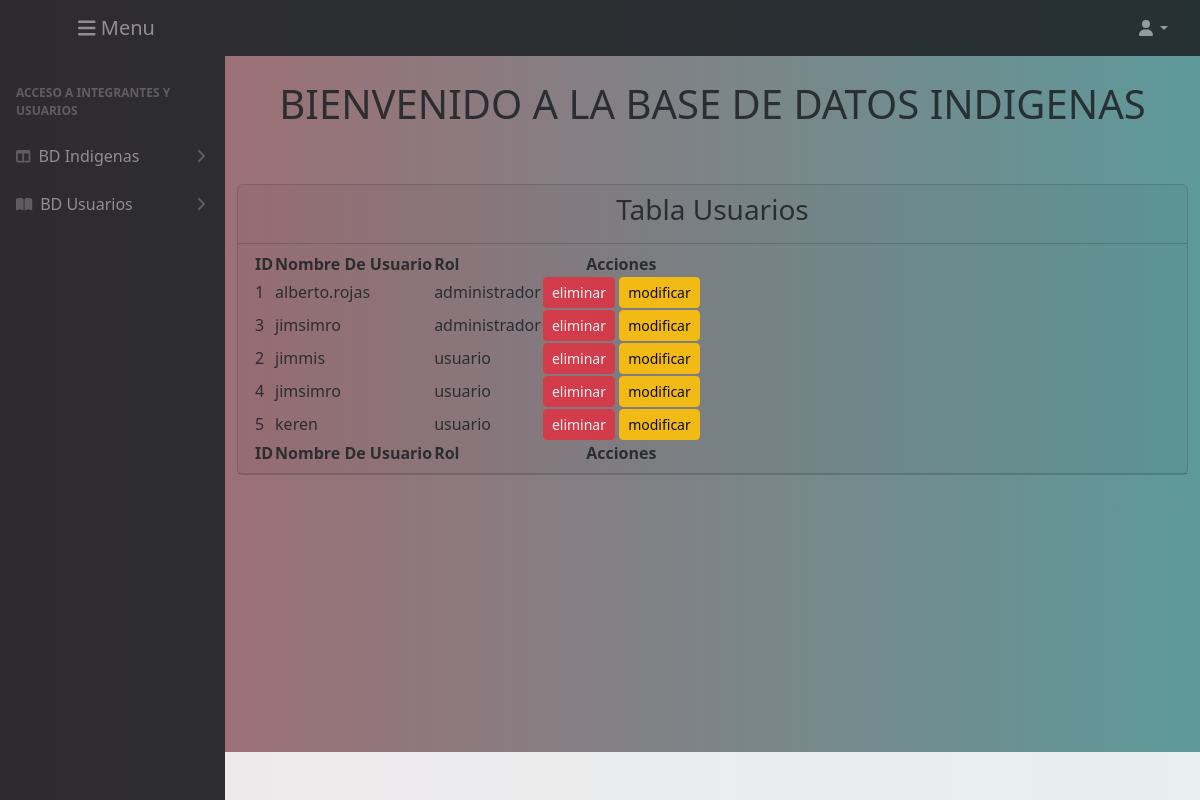
Screenshot of /vistas/ver_usuarios.php with the database file from the repository.
### tables this page shows
CREATE TABLE IF NOT EXISTS `user` (
  `ID` INT NOT NULL,
  `NOMBREUSU` VARCHAR(255) NULL,
  `CONTRASENIA` VARCHAR(255) NULL,
  `fk_rol` INT NOT NULL,
  `usercol` VARCHAR(45) NULL,
  PRIMARY KEY (`ID`),
  INDEX `fk_rol_idx` (`fk_rol` ASC) VISIBLE,
  CONSTRAINT `fk_rol`
    FOREIGN KEY (`fk_rol`)
    REFERENCES `rol` (`ID`)
    ON DELETE NO ACTION
    ON UPDATE NO ACTION);

CREATE TABLE IF NOT EXISTS `rol` (
  `ID` INT NOT NULL,
  `NOMBREROL` VARCHAR(255) NULL,
  `DESCRIPCION` VARCHAR(255) NULL,
  PRIMARY KEY (`ID`));

### control/usuariosControl.php (called while the page is built, shortened)
<?php
class   UsuariosControl
{
    public function __construct()
    {
        try {
            $this->cnx = BD::conectar();
        } catch (PDOException $e) {
            die($e->getMessage());
        }
    }
    public function buscarTodos()
    {
        try {
            $sql = "select user.*, rol.NOMBREROL AS NOMBRE_ROL FROM user JOIN rol ON user.fk_rol = rol.ID";
            $conexion = $this->cnx;
            $pre = $conexion->prepare($sql);
            $pre->execute();
            $usuarios = $pre->fetchAll(PDO::FETCH_OBJ);
        } catch (PDOException $e) {
            die($e->getMessage());
        }
        return $usuarios;
    }
}

### vistas/ver_usuarios.php (the view)
<?php
include '../componentes/head.php';
include '../componentes/bodyprimerapare.php';
require_once '../control/usuariosControl.php';
$usuariosControl = new UsuariosControl();
$usuarios = $usuariosControl->buscarTodos();
?>
<main>
    <div class="container py-5 ">
        <div class="card mb-4 bg-transparent">
            <div class="card-header">
                <center>
                    <h3> Tabla Usuarios</h3>
                </center>
            </div>
            <div class="card-header">
                <table id="datatablesSimple">
                    <thead>
                        <tr>
                            <th>ID</th>
                            <th>Nombre De Usuario</th>
                            <th>Rol</th>
                            <th colspan="2" class="text-center">Acciones</th>
                        </tr>
                    </thead>
                    <tfoot>
                        <tr>
                            <th>ID</th>
                            <th>Nombre De Usuario</th>
                            <th>Rol</th>
                            <th colspan="2" class="text-center">Acciones</th>
                        </tr>
                    </tfoot>
                    <tbody>
                        <?php foreach ($usuarios as $usu) : ?>
                            <tr>
                                <td class="btn-sm btn-info"> <?= $usu->ID ?></a></td>
                                <td><?= $usu->NOMBREUSU ?></td>
                                <td><?= $usu->NOMBRE_ROL ?></td>
                                <td class="text-center">
                                    <a onclick="return confirm('Está seguro de eliminar este Usario?..')" class="btn btn-danger btn-sm" href="pelicula_eliminar.php?id=<?= $usu->id ?>">eliminar</a>
                                    <a class="btn btn-warning btn-sm" href="pelicula_actualizar.php?id=<?= $usu->id ?>">modificar</a>
                                </td>
                            </tr>
                        <?php endforeach; ?>
                    </tbody>
                </table>
            </div>
        </div>
    </div>
</main>
<?php
include '../componentes/body_final.php';
?>

### componentes/head.php (shortened to what this page needs)
<head>
    <link href="https://cdn.jsdelivr.net/npm/simple-datatables@7.1.2/dist/style.min.css" rel="stylesheet" />
    <link href="../recursos/css/styles.css" rel="stylesheet" />
</head>

### componentes/bodyprimerapare.php (shortened to what this page needs)
<body class="sb-nav-fixed">
    <nav class="sb-topnav navbar navbar-expand navbar-dark bg-dark">
        <button class="btn btn-link btn-sm order-1 order-lg-0 me-4 me-lg-0 navbar-brand ps-3" id="sidebarToggle" href="#!">
            <i class="fas fa-bars" style="margin-right: auto;"></i>
            Menu
        </button>
        <ul class="navbar-nav ms-auto ms-md-0 me-3 me-lg-4">
            <li class="nav-item dropdown">
                <a class="nav-link dropdown-toggle" id="navbarDropdown" href="#" role="button" data-bs-toggle="dropdown" aria-expanded="false"><i class="fas fa-user fa-fw"></i></a>
            </li>
        </ul>
    </nav>
    <div id="layoutSidenav">
        <div id="layoutSidenav_nav">
            <nav class="sb-sidenav accordion sb-sidenav-dark" id="sidenavAccordion">
                <div class="sb-sidenav-menu">
                    <div class="nav">
                        <div class="sb-sidenav-menu-heading">Acceso a Integrantes y Usuarios</div>
                        <a class="nav-link collapsed" href="#" data-bs-toggle="collapse" data-bs-target="#collapseLayouts" aria-expanded="false" aria-controls="collapseLayouts">
                            <div class="sb-nav-link-icon"><i class="fas fa-columns"></i></div>
                            BD Indigenas
                            <div class="sb-sidenav-collapse-arrow"><i class="fas fa-angle-down"></i></div>
                        </a>
                        <a class="nav-link collapsed" href="#" data-bs-toggle="collapse" data-bs-target="#collapsePages" aria-expanded="false" aria-controls="collapsePages">
                            <div class="sb-nav-link-icon"><i class="fas fa-book-open"></i></div>
                            BD Usuarios
                            <div class="sb-sidenav-collapse-arrow"><i class="fas fa-angle-down"></i></div>
                        </a>
                    </div>
                </div>
            </nav>
        </div>
        <div id="layoutSidenav_content">
            <main>
                <div class="container-fluid px-4">
                    <center>
                        <h1 class="mt-4">BIENVENIDO A LA BASE DE DATOS INDIGENAS</h1>
                    </center>
                </div>

### componentes/body_final.php (shortened to what this page needs)
</main>
<footer class="py-4 bg-light mt-auto">
</footer>
</div>
</div>
</body>
</html>

### componentes/bodyprimerapare.php (style rules this page uses)
body { background: linear-gradient(to right, #AA666D, #5E999A); background-repeat: no-repeat; background-size: cover; background-attachment: fixed; opacity: 0.9; }

### rows the page displays
user: ID "1", NOMBREUSU "alberto.rojas", fk_rol.NOMBREROL "administrador"
user: ID "3", NOMBREUSU "jimsimro", fk_rol.NOMBREROL "administrador"
user: ID "2", NOMBREUSU "jimmis", fk_rol.NOMBREROL "usuario"
user: ID "4", NOMBREUSU "jimsimro", fk_rol.NOMBREROL "usuario"
user: ID "5", NOMBREUSU "keren", fk_rol.NOMBREROL "usuario"
